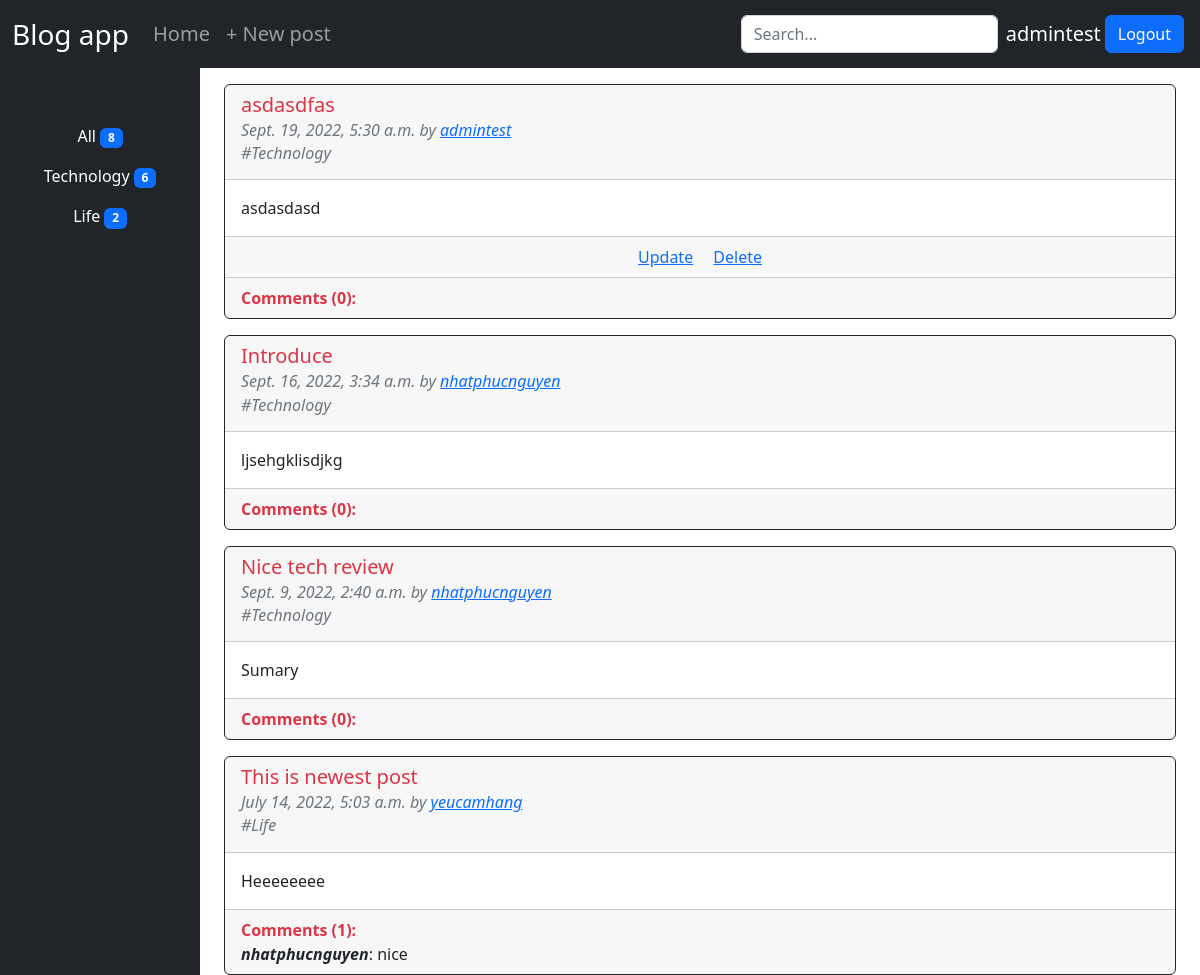
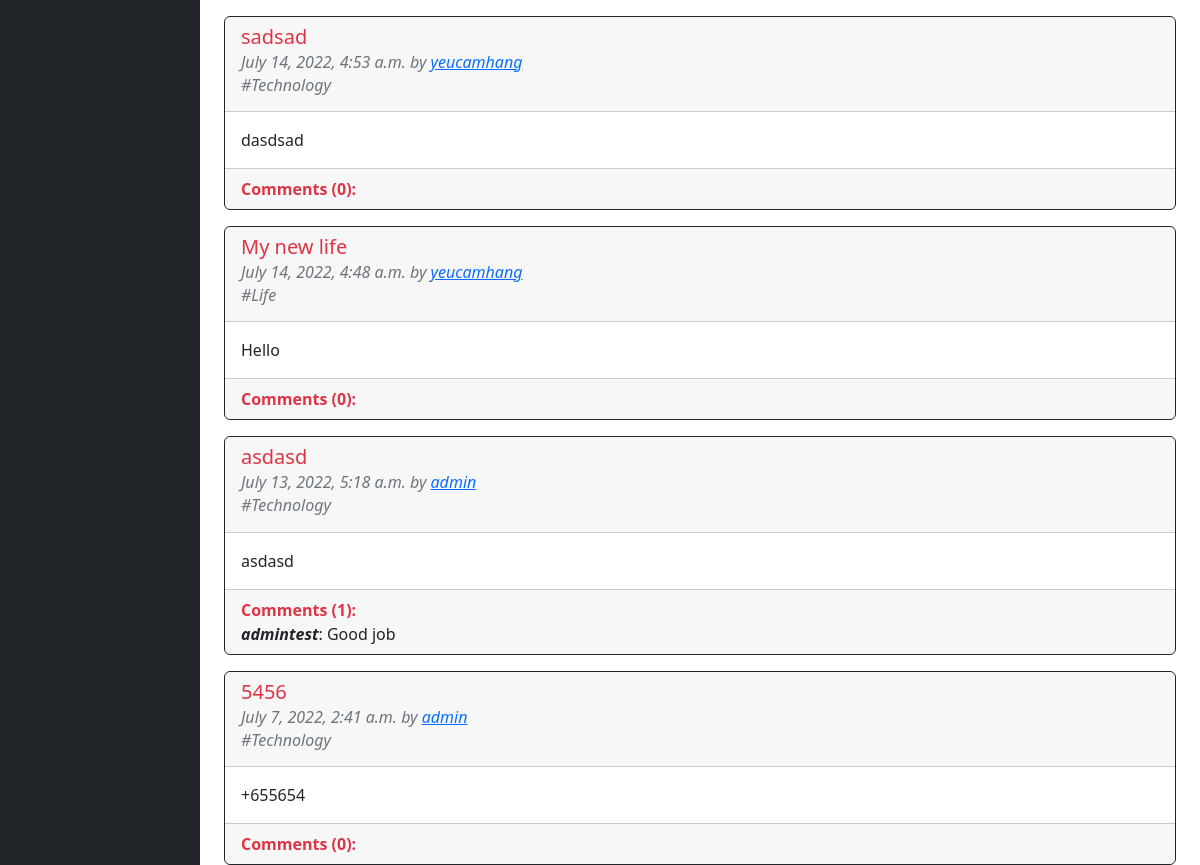
The page /post_list/ (signed in) on the database its author committed (2 pictures, top to bottom).
### base/models.py (models this page shows, shortened)
class Topic(models.Model):
    name = models.CharField(max_length=100)
    def __str__(self):
        return self.name

class Post(models.Model):
    topic = models.ForeignKey(Topic,null=True,on_delete=models.SET_NULL)
    title = models.CharField(max_length=150)
    body = models.TextField()
    author = models.ForeignKey(
        User,
        on_delete= models.CASCADE,
    )
    timeUpdated = models.DateTimeField(auto_now_add=True)
    timeCreated = models.DateTimeField(auto_created=True,auto_now_add=True)
    class Meta:
        ordering = ('-timeUpdated','-timeCreated')

class Comment(models.Model):
    post = models.ForeignKey(
        Post,
        on_delete=models.CASCADE,
        related_name='comments'
    )
    author = models.ForeignKey(
        User,
        on_delete=models.CASCADE,
    )
    body = models.TextField(max_length=250)
    timeCreated = models.DateTimeField(auto_created=True,auto_now_add=True)
    class Meta:
        ordering = ('-timeCreated',)

### base/views.py (the view)
# urls.py: path('post_list/',views.post_list,name='post_list'),
def post_list(request):
    q = request.GET.get('q') if request.GET.get('q') != None else ''
    posts = Post.objects.filter(
        Q(topic__name__icontains=q) |
        Q(title__icontains=q) |
        Q(body__icontains=q) |
        Q(author__username = q)
    )
    topics = Topic.objects.all()
    all_post_count= Post.objects.all().count()
    topic_post_count = {}
    for topic in topics:
        topic_post_count.update({topic.name:Post.objects.filter(topic__name=topic).count()})
    context = {'posts':posts,'topics':topics,'post_count':all_post_count,'topic_post_count':topic_post_count}
    return render(request,'base/post_list.html',context)

### base/templates/base/post_list.html (shortened to what this page needs)
{% extends 'base.html' %}
{% block content %}
    <div class="container-fluid">
        <div class="row">
            <div class="col-6 col-md-2 bg-dark text-center" style="min-height: 100vh;">
                {% include 'base/topiclist_component.html' %}
            </div>
            <div class="col">
                {% include 'base/postlist_component.html' %}
            </div>
        </div>
    </div>
{% endblock %}

### templates/navbar.html (shortened to what this page needs)
<nav class="navbar navbar-expand-lg navbar-dark bg-dark">
    <div class="container-fluid">
        <a class="navbar-brand fs-3" href="#">Blog app</a>
        <div class="collapse navbar-collapse fs-5" id="navbarNav">
            <ul class="navbar-nav me-auto mb-2 mb-lg-0">
                <li class="nav-item">
                    <a class="nav-link" href="{% url 'post_list' %}">Home</a>
                </li>
                {% if request.user.is_authenticated %}
                <li class="nav-item">
                    <a class="nav-link " href="{% url 'post_create' %}">+ New post</a>
                </li>
                {% endif %}
            </ul>
            <div class="d-flex p-1 justify-content-end">
                <form class="d-flex" role="search" method="GET" action="{% url 'post_list' %}">
                    <input class="form-control me-2" name="q" type="search" placeholder="Search..." aria-label="Search">
                </form>
                {% if request.user.is_authenticated %}
                    <span class="text-white fs-5 mt-1">{{user.username}}</span>
                    <a class="btn btn-primary ms-1" href="{% url 'logout' %}">Logout</a>
                {% else %}
                    <a class="btn btn-secondary ms-1" href="{% url 'login' %}">Login</a>
                    <a class="btn btn-primary ms-1" href="{% url 'signup' %}">Signup</a>
                {% endif %}
            </div>
        </div>
    </div>
</nav>

### base/templates/base/topiclist_component.html
<ul class="nav flex-column mt-5">
    <li class="nav-item">
        <a class="nav-link text-white" aria-current="page" href="{% url 'post_list' %}">All <span class="badge bg-primary text-wrap">{{post_count}}</span></a>
        </li>
    {% for topic,quantity in topic_post_count.items %}
        <li class="nav-item">
        <a class="nav-link text-white" aria-current="page" href="{% url 'post_list' %}?q={{topic}}">{{topic}} <span class="badge bg-primary text-wrap">{{quantity}}</span></a>
        </li>
    {% endfor %}
</ul>

### base/templates/base/postlist_component.html
{% for post in posts %}
<div class="container">
    <div div class="card border-dark border-1" style="width: 100%; margin-top:1rem">
        <div class="card-header">
            <h5 class="card-title"><a href="{% url 'post_details' post.id %}"
                    class="text-decoration-none link-danger">{{post.title}}</a></h5>
            <h6 class="card-subtitle mb-2 fst-italic text-muted ">{{post.timeCreated}} by <a
                    href="{% url 'author_profile' post.author.id %}">{{post.author}}</a></h6>
            <h6 class="card-subtitle mb-2 fst-italic text-muted "> #{{post.topic}}</h6>
        </div>
        <div class="card-body">
            <p class="card-text">{{post.body}}</p>
        </div>
        {% if request.user == post.author%}
        <div class="card-footer text-center">
            <a href="{% url 'post_update' post.id %}" class="card-link">Update</a>
            <a href="{% url 'post_delete' post.id %}" class="card-link">Delete</a>
        </div>
        {% endif %}
        <div class="card-footer">
            <span class="text-danger fw-bold">Comments ({{post.comments.all.count}}):</span>
            {% for comment in post.comments.all|slice:"0:2" %}
            <div><span class="fst-italic fw-bold">{{comment.author}}</span>: {{comment.body}}</div>
            {% endfor %}
        </div>
    </div>
</div>
{% endfor %}

### rows shown on the page
Topic: topic_post_count "Technology"
Topic: topic_post_count "Life"
Post: title "asdasdfas", timeCreated "Sept. 19, 2022, 5:30 a.m.", author "admintest", topic "Technology", body "asdasdasd", shows "Update", comments.all.count "0"
Post: title "Introduce", timeCreated "Sept. 16, 2022, 3:34 a.m.", author "nhatphucnguyen", topic "Technology", body "ljsehgklisdjkg", comments.all.count "0"
Post: title "Nice tech review", timeCreated "Sept. 9, 2022, 2:40 a.m.", author "nhatphucnguyen", topic "Technology", body "Sumary", comments.all.count "0"
Post: title "This is newest post", timeCreated "July 14, 2022, 5:03 a.m.", author "yeucamhang", topic "Life", body "Heeeeeeee", comments.all.count "1"
Comment: author "nhatphucnguyen", body "nice"
Post: title "sadsad", timeCreated "July 14, 2022, 4:53 a.m.", author "yeucamhang", topic "Technology", body "dasdsad", comments.all.count "0"
Post: title "My new life", timeCreated "July 14, 2022, 4:48 a.m.", author "yeucamhang", topic "Life", body "Hello", comments.all.count "0"
Post: title "asdasd", timeCreated "July 13, 2022, 5:18 a.m.", author "admin", topic "Technology", body "asdasd", comments.all.count "1"
Comment: author "admintest", body "Good job"
Post: title "5456", timeCreated "July 7, 2022, 2:41 a.m.", author "admin", topic "Technology", body "+655654", comments.all.count "0"

### other values the page prints
{{ user.username }} "admintest"
{{ post_count }} "8"
{{ quantity }} "6" "2"
